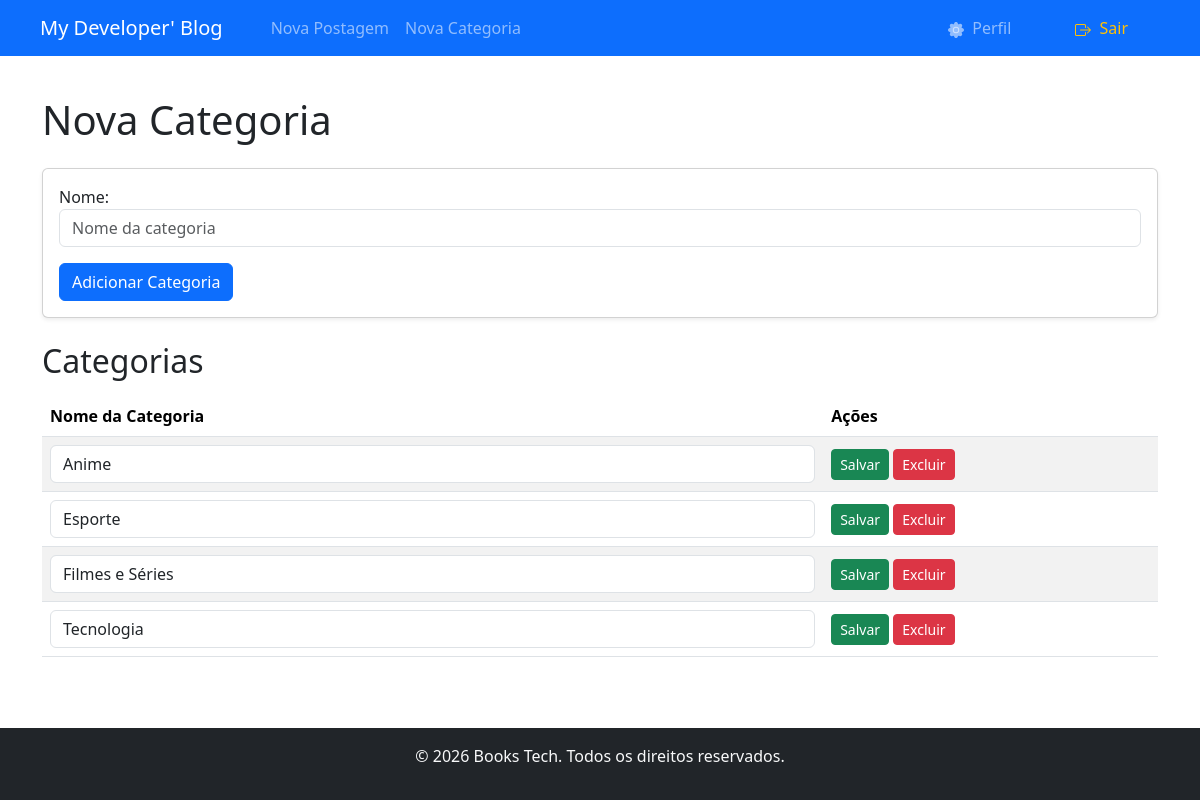
The page /categoria/ (signed in) on the database its author committed.
### books_tech/models.py (models this page shows, shortened)
class Categoria(models.Model):
    nome = models.CharField(max_length=100, unique=True)
    class Meta:
        ordering = ['nome']

### books_tech/views.py (the view, shortened to what this page needs)
# urls.py: path('categoria/', CategoriaCreateView.as_view(), name='add_categoria'),
class CategoriaCreateView(LoginRequiredMixin, CreateView):
    model = Categoria
    form_class = CategoriaForm
    template_name = 'add_categoria.html'
    success_url = reverse_lazy('books_tech:add_categoria')
    login_url = '/login/'
    def get_context_data(self, **kwargs):
        context = super().get_context_data(**kwargs)
        context['categorias'] = Categoria.objects.all().order_by('nome')
        return context

### books_tech/forms.py
class CategoriaForm(forms.ModelForm):
    class Meta:
        model = Categoria
        fields = ['nome']
        widgets = {
            'nome': forms.TextInput(attrs={
                'class': 'form-control',
                'placeholder': 'Nome da categoria'
            }),
        }

### books_tech/templates/add_categoria.html (shortened to what this page needs)
{% extends 'base.html' %}
{% block content %}
<div class="container my-4">
    <h1 class="mb-4">Nova Categoria</h1>
    <div class="card shadow-sm">
        <div class="card-body">
            <form method="post" enctype="multipart/form-data">
                {{ form.as_p }}
                <button type="submit" class="btn btn-primary">Adicionar Categoria</button>
            </form>
        </div>
    </div>
</div>
<div class="container my-4">
    <h2 class="mb-3">Categorias</h2>
    <div class="table-responsive">
        <table class="table table-striped align-middle">
            <thead>
                <tr>
                    <th style="width: 70%;">Nome da Categoria</th>
                    <th style="width: 30%;">Ações</th>
                </tr>
            </thead>
            <tbody>
                {% for categoria in categorias %}
                <tr>
                    <td>
                        <input
                            type="text"
                            name="nome"
                            value="{{ categoria.nome }}"
                            class="form-control"
                            form="edit-cat-{{ categoria.id }}"
                            aria-label="Nome da categoria"
                        >
                    </td>
                    <td>
                        <button type="submit" class="btn btn-sm btn-success" form="edit-cat-{{ categoria.id }}">Salvar</button>
                        <form method="post" action="{% url 'books_tech:delete_categoria' categoria.id %}" class="d-inline" onsubmit="return confirm('Tem certeza que deseja excluir esta categoria?');">
                            <button type="submit" class="btn btn-sm btn-danger">Excluir</button>
                        </form>
                    </td>
                </tr>
                {% empty %}
                <tr>
                    <td colspan="2" class="text-muted">Nenhuma categoria cadastrada ainda.</td>
                </tr>
                {% endfor %}
            </tbody>
        </table>
    </div>
</div>
{% endblock %}

### rows shown on the page
Categoria: nome "Anime"
Categoria: nome "Esporte"
Categoria: nome "Filmes e Séries"
Categoria: nome "Tecnologia"
